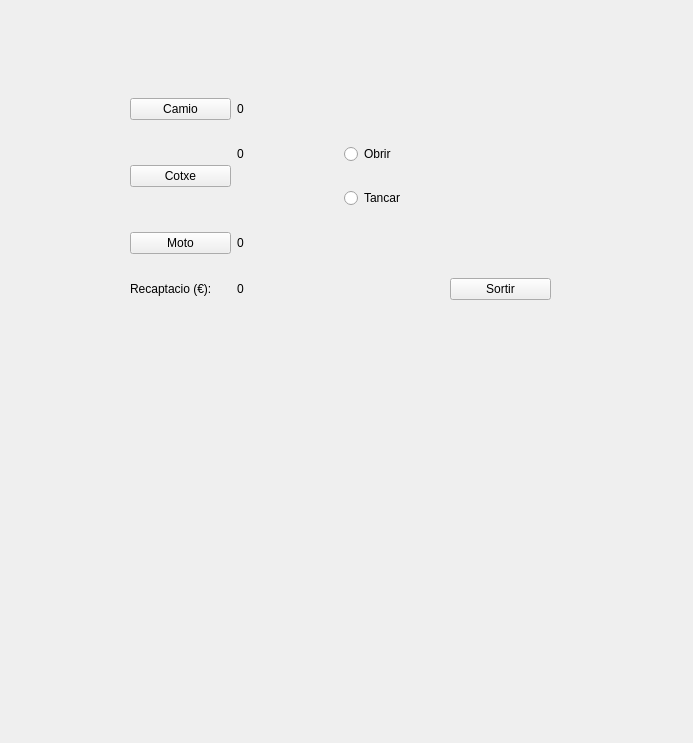
<?xml version="1.0" encoding="UTF-8"?>
<ui version="4.0">
 <class>Form</class>
 <widget class="QWidget" name="Form">
  <property name="geometry">
   <rect>
    <x>0</x>
    <y>0</y>
    <width>693</width>
    <height>743</height>
   </rect>
  </property>
  <property name="windowTitle">
   <string>Form</string>
  </property>
  <widget class="QWidget" name="">
   <property name="geometry">
    <rect>
     <x>130</x>
     <y>80</y>
     <width>421</width>
     <height>241</height>
    </rect>
   </property>
   <layout class="QGridLayout" name="gridLayout">
    <item row="4" column="1">
     <widget class="MyLabel" name="label_6">
      <property name="text">
       <string>0</string>
      </property>
     </widget>
    </item>
    <item row="1" column="1">
     <widget class="MyLabel" name="label_3">
      <property name="text">
       <string>0</string>
      </property>
     </widget>
    </item>
    <item row="1" column="3" colspan="2">
     <widget class="QRadioButton" name="radioButton">
      <property name="text">
       <string>Obrir</string>
      </property>
      <attribute name="buttonGroup">
       <string notr="true">buttonGroup</string>
      </attribute>
     </widget>
    </item>
    <item row="2" column="3" colspan="2">
     <widget class="QRadioButton" name="radioButton_2">
      <property name="text">
       <string>Tancar</string>
      </property>
      <attribute name="buttonGroup">
       <string notr="true">buttonGroup</string>
      </attribute>
     </widget>
    </item>
    <item row="1" column="0" rowspan="2">
     <widget class="QPushButton" name="pushButton_2">
      <property name="text">
       <string>Cotxe</string>
      </property>
     </widget>
    </item>
    <item row="0" column="3">
     <widget class="MyLabel" name="label">
      <property name="text">
       <string/>
      </property>
     </widget>
    </item>
    <item row="4" column="4">
     <widget class="QPushButton" name="pushButton_4">
      <property name="text">
       <string>Sortir</string>
      </property>
     </widget>
    </item>
    <item row="3" column="0">
     <widget class="QPushButton" name="pushButton_3">
      <property name="text">
       <string>Moto</string>
      </property>
     </widget>
    </item>
    <item row="4" column="0">
     <widget class="QLabel" name="label_5">
      <property name="text">
       <string>Recaptacio (€):</string>
      </property>
     </widget>
    </item>
    <item row="0" column="0">
     <widget class="QPushButton" name="pushButton">
      <property name="text">
       <string>Camio</string>
      </property>
     </widget>
    </item>
    <item row="3" column="1">
     <widget class="MyLabel" name="label_4">
      <property name="text">
       <string>0</string>
      </property>
     </widget>
    </item>
    <item row="0" column="1">
     <widget class="MyLabel" name="label_2">
      <property name="text">
       <string>0</string>
      </property>
     </widget>
    </item>
   </layout>
  </widget>
 </widget>
 <customwidgets>
  <customwidget>
   <class>MyLabel</class>
   <extends>QLabel</extends>
   <header location="global">MyLabel.h</header>
   <slots>
    <slot>ClicaCotxe()</slot>
    <slot>ClicaCamio()</slot>
    <slot>ClicaMoto()</slot>
    <slot>rec()</slot>
    <slot>Obrir()</slot>
    <slot>Tancar()</slot>
   </slots>
  </customwidget>
 </customwidgets>
 <resources/>
 <connections>
  <connection>
   <sender>pushButton</sender>
   <signal>clicked()</signal>
   <receiver>label_2</receiver>
   <slot>ClicaCamio()</slot>
   <hints>
    <hint type="sourcelabel">
     <x>207</x>
     <y>80</y>
    </hint>
    <hint type="destinationlabel">
     <x>236</x>
     <y>76</y>
    </hint>
   </hints>
  </connection>
  <connection>
   <sender>pushButton_2</sender>
   <signal>clicked()</signal>
   <receiver>label_3</receiver>
   <slot>ClicaCotxe()</slot>
   <hints>
    <hint type="sourcelabel">
     <x>211</x>
     <y>134</y>
    </hint>
    <hint type="destinationlabel">
     <x>238</x>
     <y>120</y>
    </hint>
   </hints>
  </connection>
  <connection>
   <sender>pushButton_3</sender>
   <signal>clicked()</signal>
   <receiver>label_4</receiver>
   <slot>ClicaMoto()</slot>
   <hints>
    <hint type="sourcelabel">
     <x>208</x>
     <y>168</y>
    </hint>
    <hint type="destinationlabel">
     <x>233</x>
     <y>165</y>
    </hint>
   </hints>
  </connection>
  <connection>
   <sender>pushButton_3</sender>
   <signal>clicked()</signal>
   <receiver>label_6</receiver>
   <slot>rec()</slot>
   <hints>
    <hint type="sourcelabel">
     <x>196</x>
     <y>174</y>
    </hint>
    <hint type="destinationlabel">
     <x>265</x>
     <y>208</y>
    </hint>
   </hints>
  </connection>
  <connection>
   <sender>pushButton_2</sender>
   <signal>clicked()</signal>
   <receiver>label_6</receiver>
   <slot>rec()</slot>
   <hints>
    <hint type="sourcelabel">
     <x>199</x>
     <y>131</y>
    </hint>
    <hint type="destinationlabel">
     <x>281</x>
     <y>211</y>
    </hint>
   </hints>
  </connection>
  <connection>
   <sender>pushButton</sender>
   <signal>clicked()</signal>
   <receiver>label_6</receiver>
   <slot>rec()</slot>
   <hints>
    <hint type="sourcelabel">
     <x>196</x>
     <y>85</y>
    </hint>
    <hint type="destinationlabel">
     <x>286</x>
     <y>212</y>
    </hint>
   </hints>
  </connection>
  <connection>
   <sender>radioButton</sender>
   <signal>clicked()</signal>
   <receiver>label</receiver>
   <slot>Obrir()</slot>
   <hints>
    <hint type="sourcelabel">
     <x>373</x>
     <y>110</y>
    </hint>
    <hint type="destinationlabel">
     <x>375</x>
     <y>77</y>
    </hint>
   </hints>
  </connection>
  <connection>
   <sender>radioButton_2</sender>
   <signal>clicked()</signal>
   <receiver>label</receiver>
   <slot>Tancar()</slot>
   <hints>
    <hint type="sourcelabel">
     <x>366</x>
     <y>147</y>
    </hint>
    <hint type="destinationlabel">
     <x>374</x>
     <y>70</y>
    </hint>
   </hints>
  </connection>
  <connection>
   <sender>pushButton_4</sender>
   <signal>clicked()</signal>
   <receiver>Form</receiver>
   <slot>close()</slot>
   <hints>
    <hint type="sourcelabel">
     <x>463</x>
     <y>271</y>
    </hint>
    <hint type="destinationlabel">
     <x>522</x>
     <y>219</y>
    </hint>
   </hints>
  </connection>
 </connections>
 <buttongroups>
  <buttongroup name="buttonGroup"/>
 </buttongroups>
</ui>
